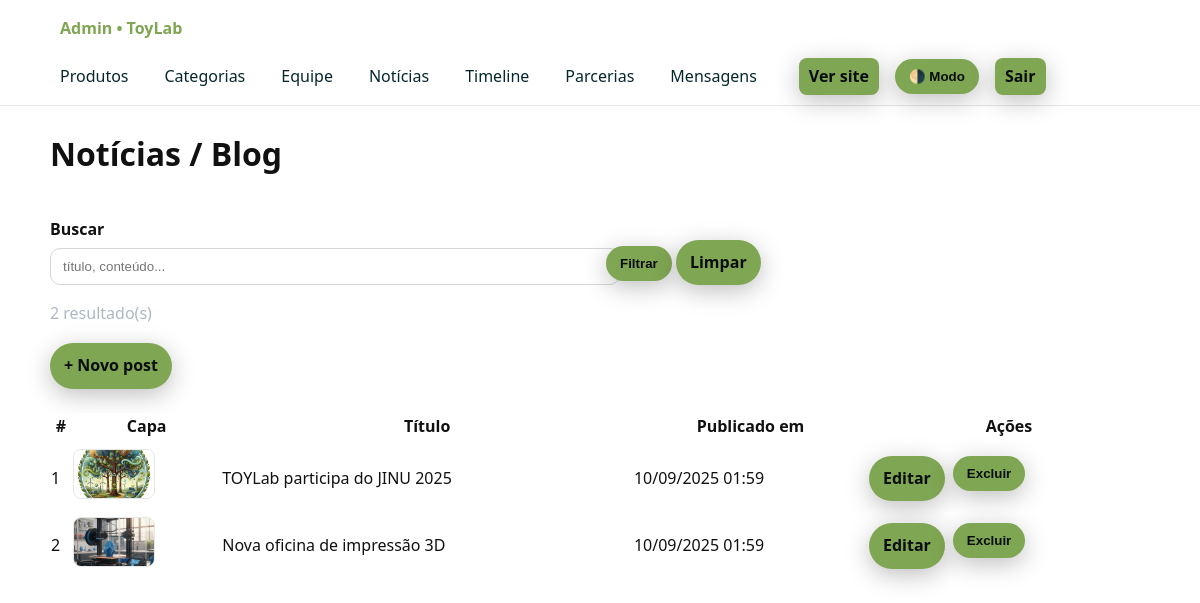
/admin/posts/list.php (signed in), run on the app's committed database.
### tables this page shows
CREATE TABLE IF NOT EXISTS posts (
  id INT AUTO_INCREMENT PRIMARY KEY,
  title VARCHAR(200) NOT NULL,
  slug VARCHAR(220) NOT NULL UNIQUE,
  excerpt VARCHAR(300) NULL,
  content MEDIUMTEXT NULL,
  cover_path VARCHAR(255) NOT NULL,
  published_at DATETIME NOT NULL,
  created_at DATETIME NOT NULL
);

### config/config.php (called while the page is built, shortened)
<?php
function db(): PDO {
    static $pdo;
    if (!$pdo) {
        $dsn = 'mysql:host=' . DB_HOST . ';dbname=' . DB_NAME . ';charset=utf8mb4';
        $options = [
            PDO::ATTR_ERRMODE            => PDO::ERRMODE_EXCEPTION,
            PDO::ATTR_DEFAULT_FETCH_MODE => PDO::FETCH_ASSOC,
            PDO::ATTR_EMULATE_PREPARES   => false,
        ];
        $pdo = new PDO($dsn, DB_USER, DB_PASS, $options);
    }
    return $pdo;
}
function e(?string $str): string {
    return htmlspecialchars((string)$str, ENT_QUOTES | ENT_SUBSTITUTE, 'UTF-8');
}
function base_url_root(): string {
    return BASE_URL;
}
function base_url(string $path = ''): string {
    return base_url_root() . ($path ? '/' . ltrim($path, '/') : '');
}

### config/functions.php (called while the page is built, shortened)
<?php
require_once __DIR__ . '/config.php';
function q(string $sql, array $params = []): PDOStatement {
    $stmt = db()->prepare($sql);
    $stmt->execute($params);
    return $stmt;
}
function fetch_all(string $sql, array $params = []): array {
    return q($sql, $params)->fetchAll(PDO::FETCH_ASSOC);
}
function fetch_value(string $sql, array $params = []) {
    $st = db()->prepare($sql);
    $st->execute($params);
    $v = $st->fetchColumn();
    return $v === false ? null : $v;
}

### admin/posts/list.php (the view, shortened to what this page needs)
<?php
require_once BASE_PATH . '/config/functions.php';
require_once __DIR__ . '/../partials/header.php';
$q      = trim($_GET['q'] ?? '');
$page   = max(1, (int)($_GET['page'] ?? 1));
$perPage= 15;
$where = '';
$params = [];
$total = (int) fetch_value("SELECT COUNT(*) FROM posts {$where}", $params);
$pages = max(1, (int)ceil($total / $perPage));
$page  = min($page, $pages);
$off   = ($page - 1) * $perPage;
$sql = "SELECT id, title, slug, excerpt, cover_path, published_at, created_at
        FROM posts {$where}
        ORDER BY COALESCE(published_at, created_at) DESC
        LIMIT {$perPage} OFFSET {$off}";
$rows = fetch_all($sql, $params);
?>
<h1 class="fade-in">Notícias / Blog</h1>
<form method="get" class="form-row" style="align-items:end">
  <div>
    <label for="q">Buscar</label>
    <input id="q" class="input" name="q" value="<?= e($q) ?>" placeholder="título, conteúdo...">
  </div>
  <div>
    <label>&nbsp;</label>
    <button class="btn" type="submit">Filtrar</button>
    <a class="btn secondary" href="<?= e(base_url('admin/posts/list.php')) ?>">Limpar</a>
  </div>
</form>
<p class="fade-in" style="color:var(--muted)"><?= (int)$total ?> resultado(s)</p>
<p><a class="btn" href="<?= e(base_url('admin/posts/create.php')) ?>">+ Novo post</a></p>
<table class="table rtable fade-in">
  <thead>
    <tr>
      <th>#</th><th>Capa</th><th>Título</th><th>Publicado em</th><th style="width:280px">Ações</th>
    </tr>
  </thead>
  <tbody>
  <?php foreach ($rows as $r): ?>
    <tr>
      <td data-label="#"><?= (int)$r['id'] ?></td>
      <td data-label="Capa">
        <?php if (!empty($r['cover_path'])): ?>
          <img class="thumb" src="<?= e(base_url($r['cover_path'])) ?>" alt="Capa">
        <?php else: ?> — <?php endif; ?>
      </td>
      <td data-label="Título"><?= e($r['title']) ?></td>
      <td data-label="Publicado em">
        <?= $r['published_at']
            ? e(date('d/m/Y H:i', strtotime($r['published_at'])))
            : '<span class="badge">Rascunho</span>' ?>
      </td>
      <td data-label="Ações">
        <div class="actions-row">
          <a class="btn secondary" href="<?= e(base_url('admin/posts/edit.php?id='.(int)$r['id'])) ?>">Editar</a>
          <form action="<?= e(base_url('admin/posts/delete.php')) ?>" method="post"
                onsubmit="return confirm('Excluir o post &quot;<?= e($r['title']) ?>&quot;?')">
            <button class="btn" type="submit">Excluir</button>
          </form>
        </div>
      </td>
    </tr>
  <?php endforeach; ?>
  </tbody>
</table>
<?php require_once __DIR__ . '/../partials/footer.php'; ?>

### public/css/styles.css (style rules this page uses)
:root { --bg: #0b0d0f; --bg-soft: #12161a; --text: #e4e8ee; --muted: #aeb7c3; --brand: #7fa652; --brand-2: #06272e; --card: #101418; --card-border: #1e242b; --focus: #ffd166; --danger: #e74c3c; --ok: #2ecc71; --radius: 16px; --shadow: 0 6px 24px rgba(0,0,0,.25); --transition: .2s ease; }
html { color-scheme: dark light; }
html, body { margin:0; padding:0; }
body { font: 400 16px/1.6 system-ui, -apple-system, Segoe UI, Roboto, Ubuntu, Cantarell, Noto Sans, Arial, "Apple Color Emoji","Segoe UI Emoji"; background:#ffffff; color:#111; }
a { color: var(--brand-2); text-decoration: none; }
.btn { display:inline-flex; align-items:center; gap:8px; background: var(--brand); color:#0a0d0f; border:none; padding:10px 14px; border-radius: 999px; cursor:pointer; font-weight:600; box-shadow: var(--shadow); transition: transform var(--transition), background var(--transition); }
.input, select, textarea { width:100%; padding:10px 12px; border-radius:10px; border:1px solid #d7d7d7; background:#fff; color:#111; }
label { display:block; font-weight:600; margin:8px 0 6px; }
.form-row { display:grid; gap:12px; grid-template-columns: 1fr 1fr; }
.form-row > *:first-child { grid-column: span 1; }
.fade-in { animation: fadin .25s ease both; }
:root { --header-h: 56px; }
a.btn, button.btn { display:inline-flex; width:auto; white-space:nowrap; }

### admin/posts/list.php (style rules this page uses)
.table.rtable { width:100%; border-collapse:separate; border-spacing:0 8px; }
.table.rtable tr { background:#fff; border:1px solid #e7e7e7; border-radius:16px; }
.table.rtable td,.table.rtable th { background:transparent; border:0; vertical-align:middle; }
.table.rtable img.thumb { width:80px; height:48px; object-fit:cover; border-radius:8px; border:1px solid #e7e7e7; background:#fff; }
.table.rtable .actions-row { display:flex; gap:8px; flex-wrap:wrap; }

### data on the page
posts: id "1", cover_path (picture), title "TOYLab participa do JINU 2025", published_at "10/09/2025 01:59"
posts: id "2", cover_path (picture), title "Nova oficina de impressão 3D", published_at "10/09/2025 01:59"

### other printed values
$total "2"
